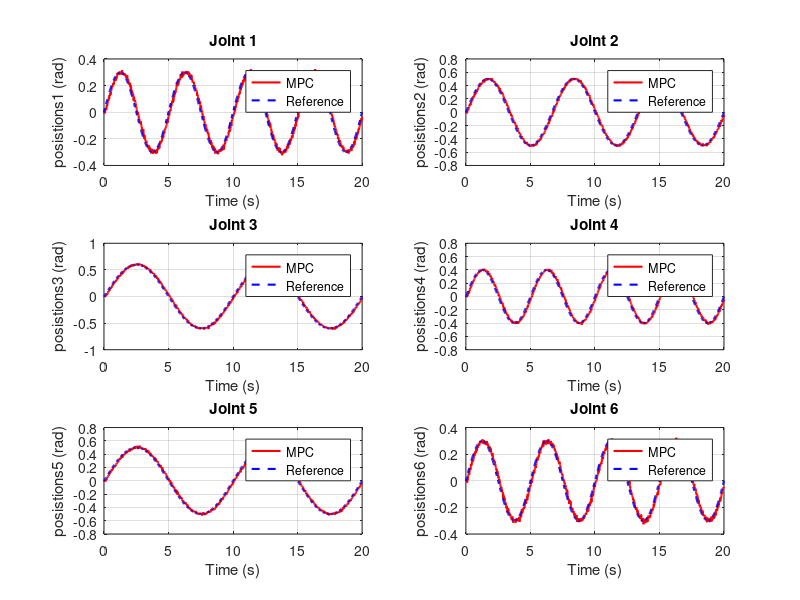

Write the MATLAB code that produced this figure.
% MATLAB script to simulate sinusoidal trajectories for all UR5e joints

% Define parameters
duration = 20;      % Duration in seconds (matches the plot)
t_step = 0.02;      % Time step in seconds (20 ms)
t = 0:t_step:duration; % Time vector

% Define parameters for each joint (J1 to J6)
freq = [0.2, 0.15, 0.1, 0.2, 0.1, 0.2];  % Frequencies in Hz (inspired by y_1 to y_6)
amp = [0.3, 0.5, 0.6, 0.4, 0.5, 0.3];    % Amplitudes in radians (inspired by y_1 to y_6)
delay_samples = 5;  % Approximate delay (5 steps = 0.1 s) for actual output

% Initialize arrays for all joints
theta_ref = zeros(length(t), 6);  % Reference trajectories for J1 to J6
theta_actual = zeros(length(t), 6); % Actual trajectories for J1 to J6

% Generate sinusoidal trajectories for each joint
for i = 1:6
    % Reference trajectory: A * sin(2*pi*f*t)
    theta_ref(:, i) = amp(i) * sin(2 * pi * freq(i) * t);
    
    % Actual output with delay and noise
    % Fix: Transpose zeros to match column vector dimension
    theta_actual(1:delay_samples, i) = zeros(delay_samples, 1); % Pad with zeros
    theta_actual(delay_samples+1:end, i) = theta_ref(1:end-delay_samples, i);
    theta_actual(:, i) = theta_actual(:, i) + 0.01 * randn(size(theta_actual(:, i)));
end

% Define amplitude bounds and centerline for each joint
upper_bound = amp' * ones(1, length(t));  % Upper bounds for each joint
lower_bound = -amp' * ones(1, length(t)); % Lower bounds for each joint
center_line = zeros(length(t), 6);        % Center line for each joint

% Create figure with 2x3 subplot grid
figure('Name', 'Sinusoidal Trajectories for UR5e Joints', 'NumberTitle', 'off');

% Loop through each joint to create subplots
figure
for i = 1:6
    subplot(3,2,i);
    plot(t,theta_actual(:,i), 'r-', 'LineWidth', 1.5); hold on;
    plot(t, theta_ref(:, i), 'b--', 'LineWidth', 1.5);
    xlabel('Time (s)');
    ylabel(['posistions', num2str(i), ' (rad)']);
    title(['Joint ', num2str(i)]);
    legend('MPC', 'Reference');
    grid on;
end


% Display current date and time
disp(['Simulation run at: ', datestr(now, 'HH:MM PM dd-mmm-yyyy')]);